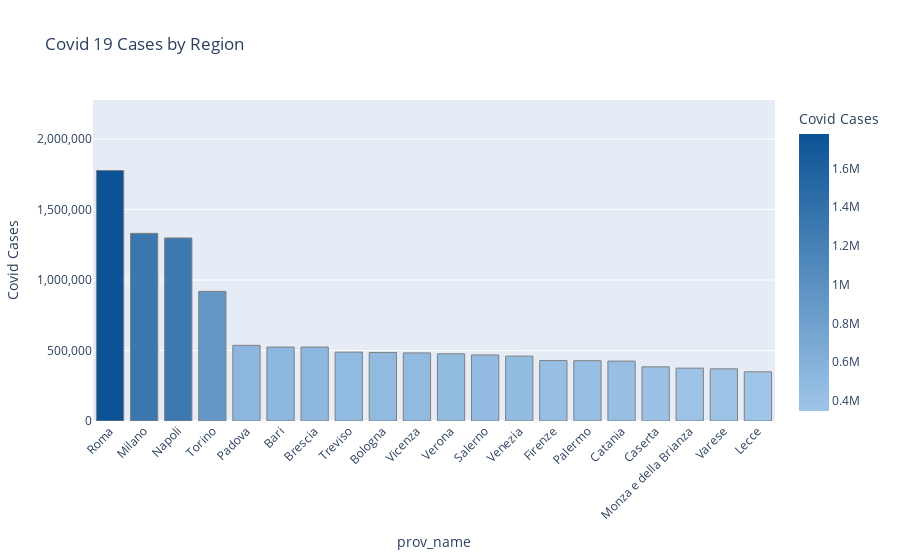

Notebook code for this chart:
### Code cell
import plotly.express as px

fig = px.bar(top_provs, x='prov_name', y='total_cases', title='Covid 19 Cases by Region',
            color='total_cases', color_continuous_scale=['#9FC5E8', '#0b5394'], labels={'region': 'Italian Regions', 'total_cases': 'Covid Cases'},
            hover_data={'total_cases': ':.2f'}) # set labels and hover data

fig.update_traces(marker=dict(line=dict(width=1, color='Gray'))) # set marker line width and color
fig.update_layout(
    xaxis_tickangle=-45,
    yaxis_tickformat=',.0f',
    yaxis_range=[0, top_provs['total_cases'].max()+500000]
    ) # set x-axis tick angle and y-axis tick format
fig.show()

### Figure 1 — Plotly figure (JSON) as saved in the notebook; plotly's stock layout.template omitted (floating-point values rounded to 4 significant figures)
{"data": [{"alignmentgroup": "True", "hovertemplate": "prov_name=%{x}<br>Covid Cases=%{marker.color:.2f}<extra></extra>", "legendgroup": "", "marker": {"color": [1777218, 1331298, 1298618, 919779, 536808, 524745, 524634, 488828, 486312, 483284, 476422, 468564, 460143, 428733, 427793, 424926, 384137, 374885, 369976, 348748], "coloraxis": "coloraxis", "line": {"color": "Gray", "width": 1}, "pattern": {"shape": ""}}, "name": "", "offsetgroup": "", "orientation": "v", "showlegend": false, "textposition": "auto", "type": "bar", "x": ["Roma", "Milano", "Napoli", "Torino", "Padova", "Bari", "Brescia", "Treviso", "Bologna", "Vicenza", "Verona", "Salerno", "Venezia", "Firenze", "Palermo", "Catania", "Caserta", "Monza e della Brianza", "Varese", "Lecce"], "xaxis": "x", "y": [1777218, 1331298, 1298618, 919779, 536808, 524745, 524634, 488828, 486312, 483284, 476422, 468564, 460143, 428733, 427793, 424926, 384137, 374885, 369976, 348748], "yaxis": "y"}], "layout": {"barmode": "relative", "coloraxis": {"colorbar": {"title": {"text": "Covid Cases"}}, "colorscale": [[0, "#9FC5E8"], [1, "#0b5394"]]}, "legend": {"tracegroupgap": 0}, "title": {"text": "Covid 19 Cases by Region"}, "xaxis": {"anchor": "y", "domain": [0, 1], "tickangle": -45, "title": {"text": "prov_name"}}, "yaxis": {"anchor": "x", "domain": [0, 1], "range": [0, 2277218], "tickformat": ",.0f", "title": {"text": "Covid Cases"}}}}
